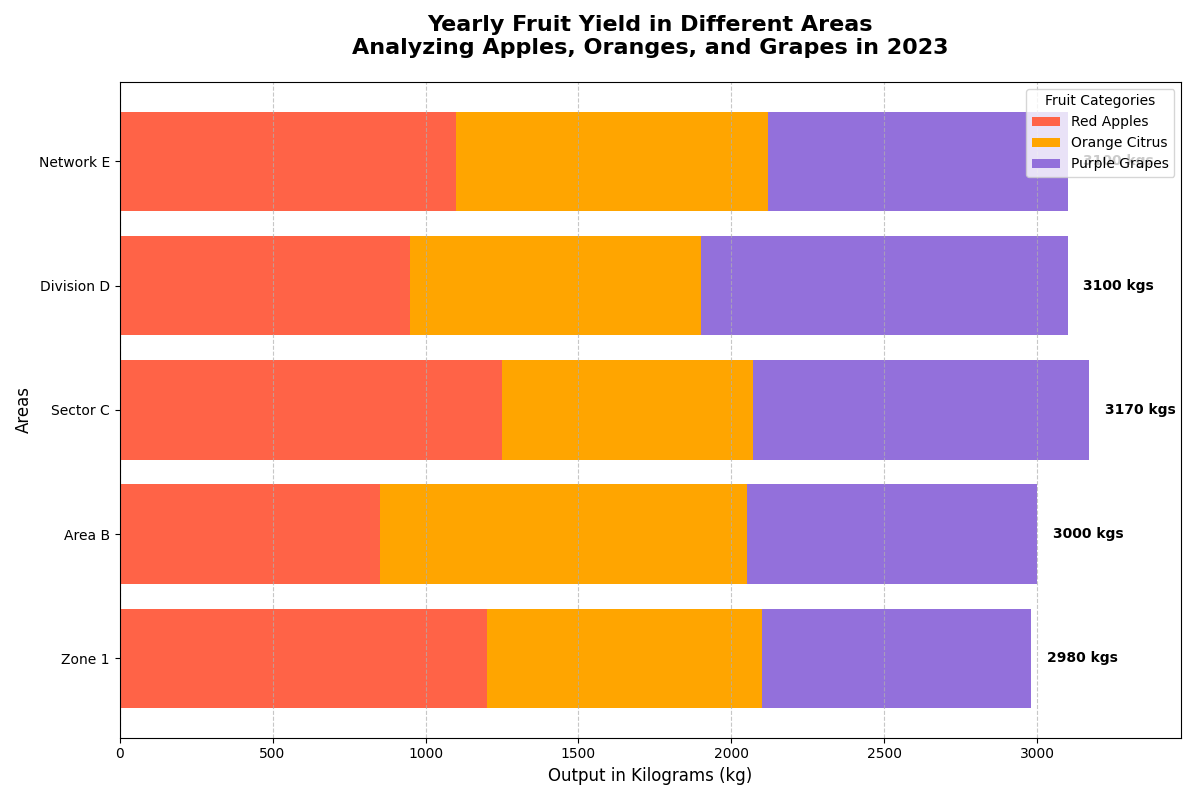

The Python source for this figure:
import matplotlib.pyplot as plt
import numpy as np

regions = ['Zone 1', 'Area B', 'Sector C', 'Division D', 'Network E']
apples = [1200, 850, 1250, 950, 1100]
oranges = [900, 1200, 820, 950, 1020]
grapes = [880, 950, 1100, 1200, 980]

total_production = np.array(apples) + np.array(oranges) + np.array(grapes)

fig, ax = plt.subplots(figsize=(12, 8))

ax.barh(regions, apples, label='Red Apples', color='#FF6347')
ax.barh(regions, oranges, left=apples, label='Orange Citrus', color='#FFA500')
ax.barh(regions, grapes, left=np.array(apples) + np.array(oranges), label='Purple Grapes', color='#9370DB')

ax.set_title("Yearly Fruit Yield in Different Areas\nAnalyzing Apples, Oranges, and Grapes in 2023", fontsize=16, fontweight='bold', pad=20)
ax.set_xlabel("Output in Kilograms (kg)", fontsize=12)
ax.set_ylabel("Areas", fontsize=12)
ax.set_xlim(0, max(total_production) + 300)

ax.legend(title="Fruit Categories", loc='upper right')
ax.grid(axis='x', linestyle='--', alpha=0.7)

for idx, (region, total) in enumerate(zip(regions, total_production)):
    ax.text(total + 50, idx, f"{total} kgs", va='center', ha='left', fontsize=10, fontweight='bold')

plt.tight_layout()
plt.show()
